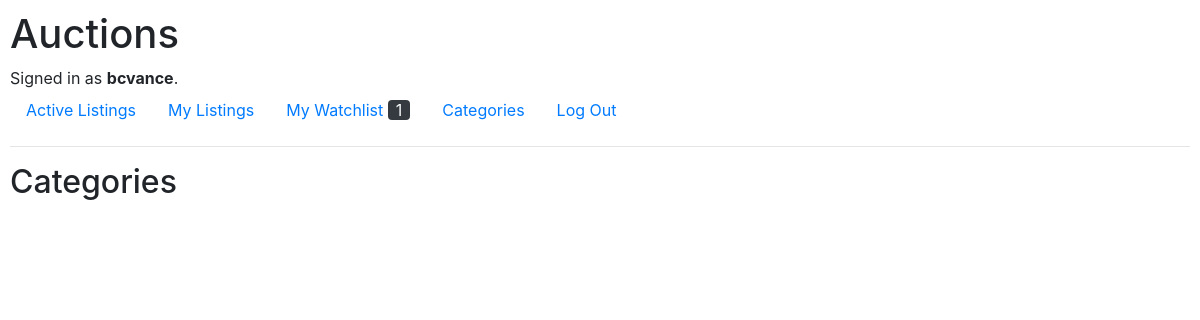
Before: /categories (signed in) with the older database file.
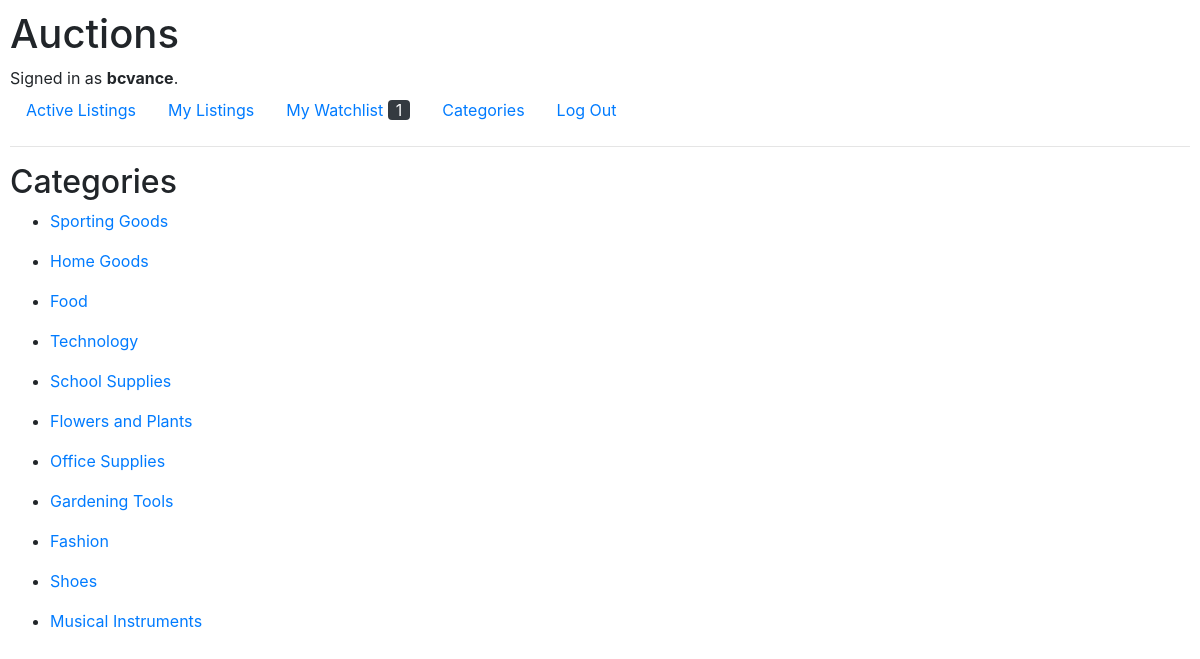
After: the same page with the newer database file.
### auctions/models.py (models this page shows, shortened)
class Category(models.Model):
    name = models.CharField(max_length=30, unique=True)

### auctions/views.py (the view)
# urls.py: path("categories", views.categories, name="categories"),
def categories(request):
    categories_list = list(Category.objects.all())
    watch_items = get_num_watch_items(request)
    return render(request, "auctions/categories.html", context={
        "categories_list": categories_list,
        "watch_items": watch_items
    })

### auctions/utils.py (called while the page is built)
def get_num_watch_items(request):
    user_id = request.user.id
    num_items = WatchItem.objects.filter(watcher = User.objects.get(id = user_id)).count()
    return num_items

### auctions/templates/auctions/categories.html
{% extends "auctions/layout.html" %}
{% block watch_num %}
    {{ watch_items }}
{% endblock %}
{% block body %}
    <h2>Categories</h2>
    {% for category in categories_list %}
        <ul>
            <li><a href="{% url 'category' category.id %}">{{ category.name }}</a></li>
        </ul>
    {% endfor %}
{% endblock %}

Changed rows visible on the page:
added Category: name "Sporting Goods"
added Category: name "Home Goods"
added Category: name "Food"
added Category: name "Technology"
added Category: name "School Supplies"
added Category: name "Flowers and Plants"
added Category: name "Office Supplies"
added Category: name "Gardening Tools"
added Category: name "Fashion"
added Category: name "Shoes"
added Category: name "Musical Instruments"
